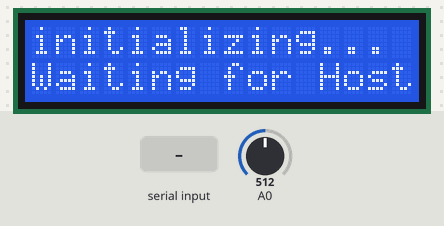
Recording of a sketch running on a simulated Arduino Uno, built with avr-gcc and run on an emulated ATmega328P. Parts: 16×2 character LCD. Inputs (shaded band) come from the test bench; at power-on: A0 = 512. What the sketch prints to the serial monitor is not drawn.

Above: at 1.2 s.
1.3 s: "L\n" received over Serial
At 2.0 s:
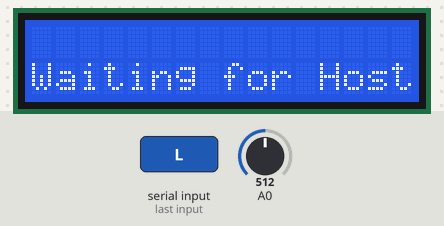
2.8 s: byte 99 ('c') received over Serial
At 3.3 s:
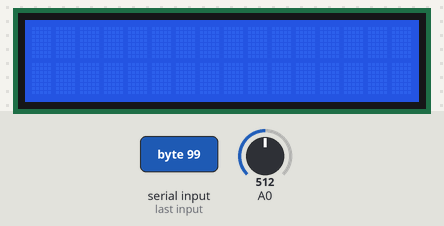
4.3 s: "l90\n" received over Serial
At 4.7 s:
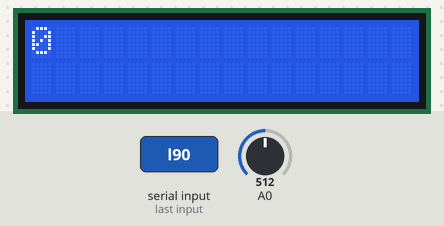
Timing chart, 0 to 7.3 s (numbered marks = the images above; inputs shaded):
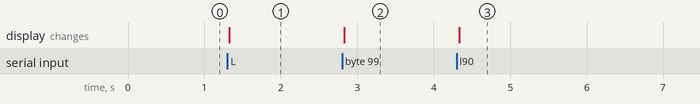

Measured:
- after the input at 1.3 s, the display: changes at once (image 1)
- after the input at 2.8 s, the display: changes at once (image 2)
- after the input at 4.3 s, the display: changes at once (image 3)

The sketch:

lcd_test.ino
```cpp
#include <LiquidCrystal.h>

LiquidCrystal lcd(8, 9, 4, 5, 6, 7);           // select the pins used on the LCD panel

// define some values used by the panel and buttons
int lcd_key     = 0;
int adc_key_in  = 0;

int buttonState = 0;
int lastButtonState = 0;
char str[20];

#define btnRIGHT  0
#define btnUP     1
#define btnDOWN   2
#define btnLEFT   3
#define btnSELECT 4
#define btnNONE   5

int read_LCD_buttons(){               // read the buttons

    adc_key_in = analogRead(0);       // read the value from the sensor

    // my buttons when read are centered at these valies: 0, 144, 329, 504, 741
    // we add approx 50 to those values and check to see if we are close
    // We make this the 1st option for speed reasons since it will be the most likely result

    if (adc_key_in > 1000) return btnNONE;
/*
    // For V1.1 us this threshold
    if (adc_key_in < 50)   return btnRIGHT;
    if (adc_key_in < 250)  return btnUP;
    if (adc_key_in < 450)  return btnDOWN;
    if (adc_key_in < 650)  return btnLEFT;
    if (adc_key_in < 850)  return btnSELECT;
*/
   // For V1.0 comment the other threshold and use the one below:

     if (adc_key_in < 50)   return btnRIGHT;
     if (adc_key_in < 195)  return btnUP;
     if (adc_key_in < 380)  return btnDOWN;
     if (adc_key_in < 555)  return btnLEFT;
     if (adc_key_in < 790)  return btnSELECT;


    return btnNONE;                // when all others fail, return this.
}

void setup(){
   lcd.begin(16, 2);               // start the library
   lcd.setCursor(0,0);             // set the LCD cursor   position
   lcd.print("initializing...");  // print a simple message on the LCD
   lcd.setCursor(0,1);             // set the LCD cursor   position
   lcd.print("Waiting for Host");  // print a simple message on the LCD

   Serial.begin(9600);
}

void loop(){
   delay(50);
   lcd_key =   read_LCD_buttons();
   buttonState = lcd_key;

   if (buttonState != lastButtonState)
 //   if (lcd_key !=btnNONE)
     Serial.println(lcd_key);   // read the buttons

   lastButtonState = buttonState;

}


void serialEvent() {
//haberlesme protokolu
// C  1  lcd.setCursor(0,1);
//L nuri   lcd.print("Nuri");

  char cInChar;


  if(Serial.available()) {
    // get the new byte:
    cInChar = (char)Serial.read();
    switch (cInChar)  {

      case 'c':
      case 'C':
       lcd.clear();

      break;

      case 's':     // Request Acknowledgement
      case 'S':


       SerialReadNext();

 //     second = SerialReadNext()toInt();
      lcd.setCursor(0,atoi(str));
      break;

      case 'l':     // Position to build Base layer
      case 'L':
      SerialReadNext();
      lcd.setCursor(0,0);
      lcd.print("                ");
      lcd.setCursor(0,0);
      lcd.print(String(str));
      break;

       case 'm':     // Position to build Base layer
      case 'M':
      SerialReadNext();
      lcd.setCursor(0,1);
      lcd.print("                ");
      lcd.setCursor(0,1);
      lcd.print(String(str));
      break;

    }//switch
  }//Serial available
}//serialEvent


///////////////////////////////////////////////////////
//
// pull and return an string serial stream
//
void SerialReadNext() {
  // The string we read from Serial will be stored here:

  str[0] = '\0';
  int i=-1;
  while(true) {
    // See if we have serial data available:
    if (Serial.available() > 0) {
      // Yes, we have!
      // Store it at next position in string:
      str[i] = Serial.read();

      // If it is newline or we find a variable separator, then terminate the string
      // and leave the otherwise infinite loop:
      if (str[i] == '\n' || str[i] == '\0' || i==31) {
        str[i] = '\0';
        break;
      }
      // Ok, we were not at the end of the string, go on with next:
      else
        i++;
    }
  }
  // Convert the string to int and return:
//  return (str);
}
```
